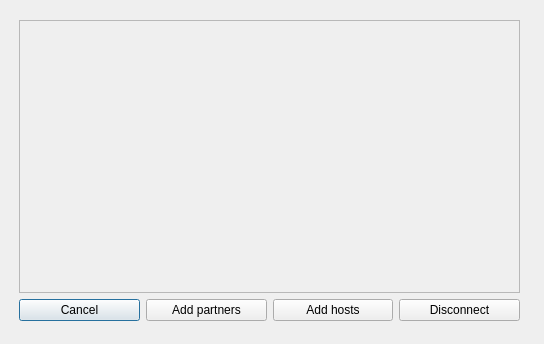
<?xml version="1.0" encoding="UTF-8"?>
<ui version="4.0">
 <class>MERemotePartner</class>
 <widget class="QDialog" name="MERemotePartner">
  <property name="geometry">
   <rect>
    <x>0</x>
    <y>0</y>
    <width>544</width>
    <height>344</height>
   </rect>
  </property>
  <property name="windowTitle">
   <string>Manage partners</string>
  </property>
  <widget class="QWidget" name="verticalLayoutWidget">
   <property name="geometry">
    <rect>
     <x>19</x>
     <y>20</y>
     <width>501</width>
     <height>301</height>
    </rect>
   </property>
   <layout class="QVBoxLayout" name="verticalLayout">
    <item>
     <layout class="QVBoxLayout" name="verticalLayout_2">
      <item>
       <widget class="QScrollArea" name="partnersArea">
        <property name="widgetResizable">
         <bool>true</bool>
        </property>
        <widget class="QWidget" name="partnersAreaWidget">
         <property name="geometry">
          <rect>
           <x>0</x>
           <y>0</y>
           <width>495</width>
           <height>262</height>
          </rect>
         </property>
        </widget>
       </widget>
      </item>
     </layout>
    </item>
    <item>
     <layout class="QHBoxLayout" name="horizontalLayout">
      <item>
       <widget class="QPushButton" name="cancelBtn">
        <property name="text">
         <string>Cancel</string>
        </property>
       </widget>
      </item>
      <item>
       <widget class="QPushButton" name="addPartnersBtn">
        <property name="text">
         <string>Add partners</string>
        </property>
       </widget>
      </item>
      <item>
       <widget class="QPushButton" name="addHostsBtn">
        <property name="text">
         <string>Add hosts</string>
        </property>
       </widget>
      </item>
      <item>
       <widget class="QPushButton" name="disconnectBtn">
        <property name="text">
         <string>Disconnect</string>
        </property>
       </widget>
      </item>
     </layout>
    </item>
   </layout>
  </widget>
 </widget>
 <resources/>
 <connections/>
</ui>
